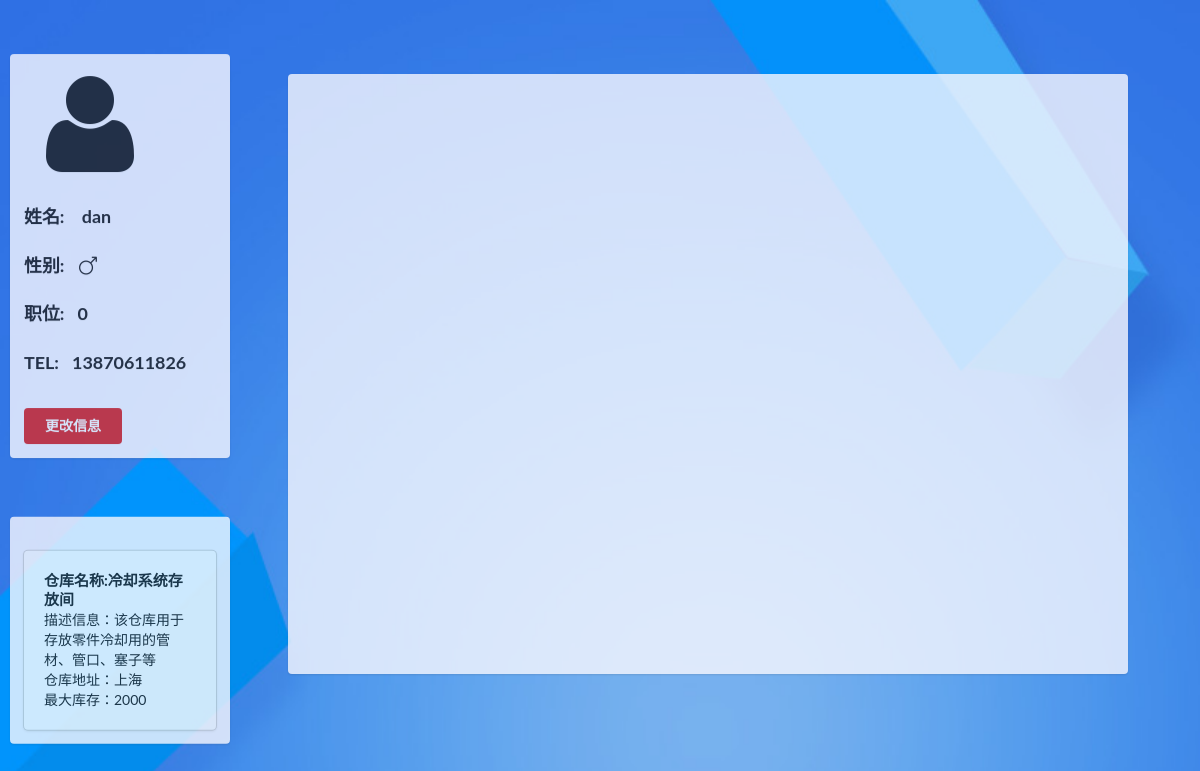
Screenshot of /gadmin/store/4 (signed in) with the database file from the repository.
### gadmin/models.py (models this page shows, shortened)
class BaseModel(models.Model):
    create_time = models.DateTimeField(auto_now=True, verbose_name='创建时间')
    update_time = models.DateTimeField(auto_now_add=True, verbose_name='最近更新时间')
    class Meta:
        abstract = True

class User(BaseModel, AbstractUser):
    sex_choise = ((1,'男'),(0,'女'))
    job_choise = (
        (0, '员工'),
        (1, '仓库管理员'),
        (2, '主管'),
        (3, '经理'),
    )
    tel = models.CharField(max_length=11, verbose_name='电话')
    con_store = models.ForeignKey(to='StoreInfo', on_delete=models.CASCADE, verbose_name='所属仓库',null=True)
    sex = models.SmallIntegerField(choices=sex_choise, verbose_name='性别',null=False ,default=1)
    job = models.SmallIntegerField(choices=job_choise, verbose_name='工种',null=False,default=0)
    class Meta:
        verbose_name = '用户'
        verbose_name_plural = verbose_name

class StoreInfo(BaseModel):
    name = models.CharField(max_length=50, verbose_name='仓库名')
    desc = models.CharField(max_length=200, verbose_name='描述')
    addr = models.CharField(max_length=50, verbose_name='地址')
    max_store = models.IntegerField(default=1, verbose_name='最大库存')
    objects = models.Manager()
    class Meta:
        verbose_name = verbose_name_plural = '仓库信息'

### gadmin/views.py (the view)
# urls.py: path('store/<int:store_id>', views.store_detail, name="detail"),
def store_detail(request, store_id):
    store = StoreInfo.objects.get(id=store_id)
    g = Goods.objects.filter(store=store_id)
    return render(request, 'store_detail.html',{'store':store,'goods':g})

### templates/store_detail.html (shortened to what this page needs)
<!DOCTYPE html>
{% load staticfiles %}
<html lang="en">
<head>
    <link rel="stylesheet" href="{% static 'css/semantic.css' %}" media="screen" title="no title" charset="utf-8">
</head>
<body style="background: url({% static 'images/user_bg.jpg' %}); background-size: cover">
    <div class="ui segment" style=" min-height: 400px;
                    opacity: 0.8;
                    background-color: ghostwhite;
                    width: 220px !important;
                    border:rgba(255, 0, 0, 0);
                    position: absolute;
                    left: 10%;
                    top:32%;
                    transform: translate(-50%,-50%);">
        <div class="ui image">
                <i class="ui massive user icon"></i>
                <h3 class="ui center header">
                    姓名:&nbsp&nbsp&nbsp {{request.user.username}}
                </h3>
                <h3 class="ui center">
                    性别:&nbsp&nbsp&nbsp<i class="man icon"></i>
                </h3>
                <h3 class="ui center">
                    职位:&nbsp&nbsp&nbsp{{ request.user.job }}
                </h3>
                <h3 class="ui center">
                    TEL:&nbsp&nbsp&nbsp{{request.user.tel}}
                </h3>
                <br>
                <a href="/admin/gadmin/user/" class="ui center red button" >更改信息</a>
        </div>
    </div>
     <div class="ui segment" style=" min-height: 150px;
                    opacity: 0.8;
                    background-color: ghostwhite;
                    width: 220px !important;
                    border:rgba(255, 0, 0, 0);
                    position: absolute;
                    left: 10%;
                    top:77%;
                    transform: translate(-50%,-50%);">
            <div class="ui card ui segment" style="padding:20px; margin-top:20px;margin-right:10px;">
                <div class="card">
                    <div class="content">
                        <div class="header"><h4>仓库名称:{{ store.name }}</h4></div>
                        <div class="description">描述信息：{{ store.desc }}</div>
                        <div class="description">仓库地址：{{ store.addr }}</div>
                        <div class="description">最大库存：{{ store.max_store  }}</div>
                    </div>
                </div>
        </div>
    </div>
    <div class="ui segment" style=" height: 600px;
                    opacity: 0.8;
                    background-color: ghostwhite;
                    width: 840px !important;
                    border:rgba(255, 0, 0, 0);
                    position: absolute;
                    left:59%;
                    top:45%;
                    transform: translate(-50%,-50%);
                    overflow: scroll;
                    ">
    </div>

### rows the page displays
User: user.username "dan", user.job "0", user.tel "13870611826"
StoreInfo: name "冷却系统存放间", desc "该仓库用于存放零件冷却用的管材、管口、塞子等", addr "上海", max_store "2000"
